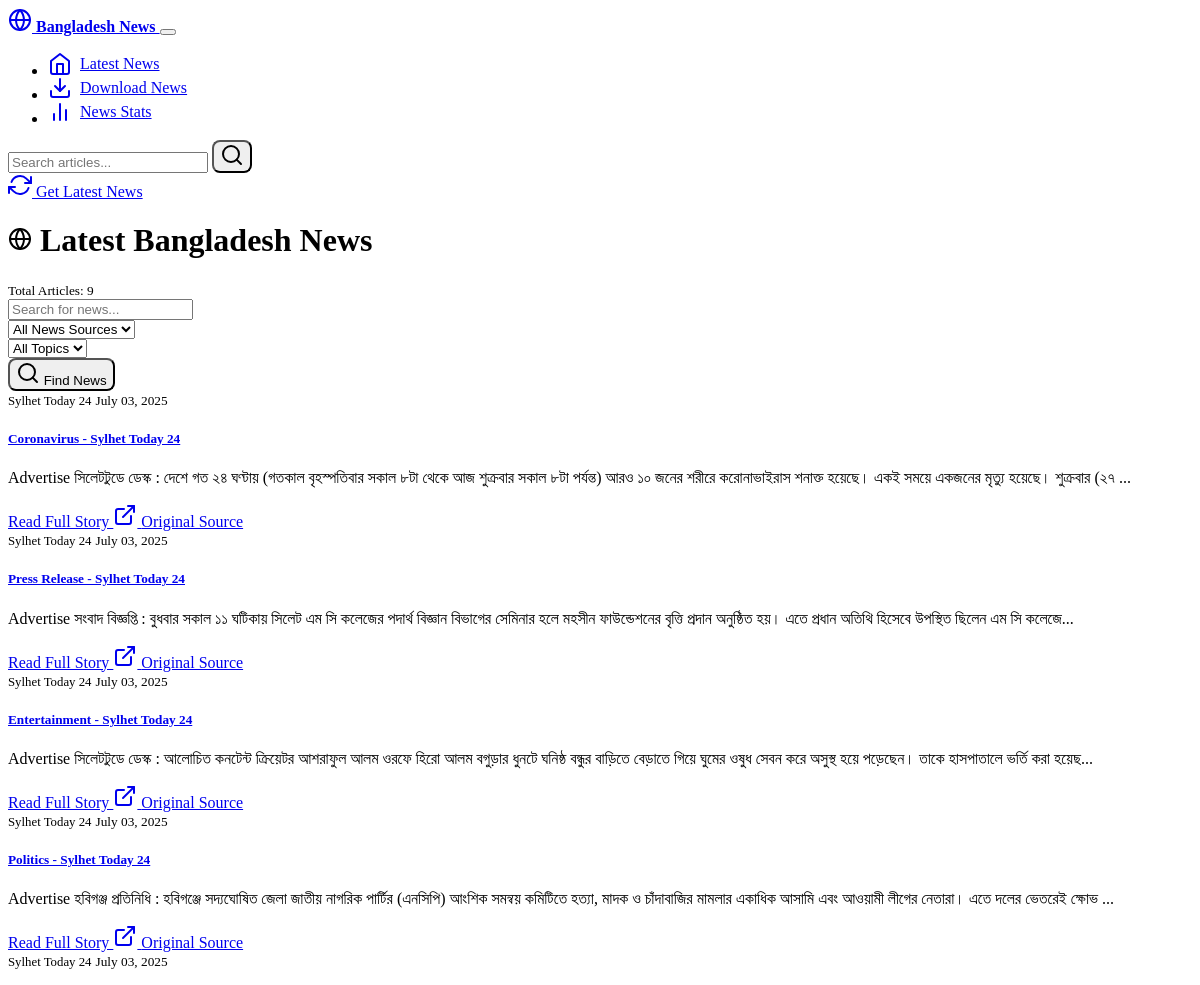
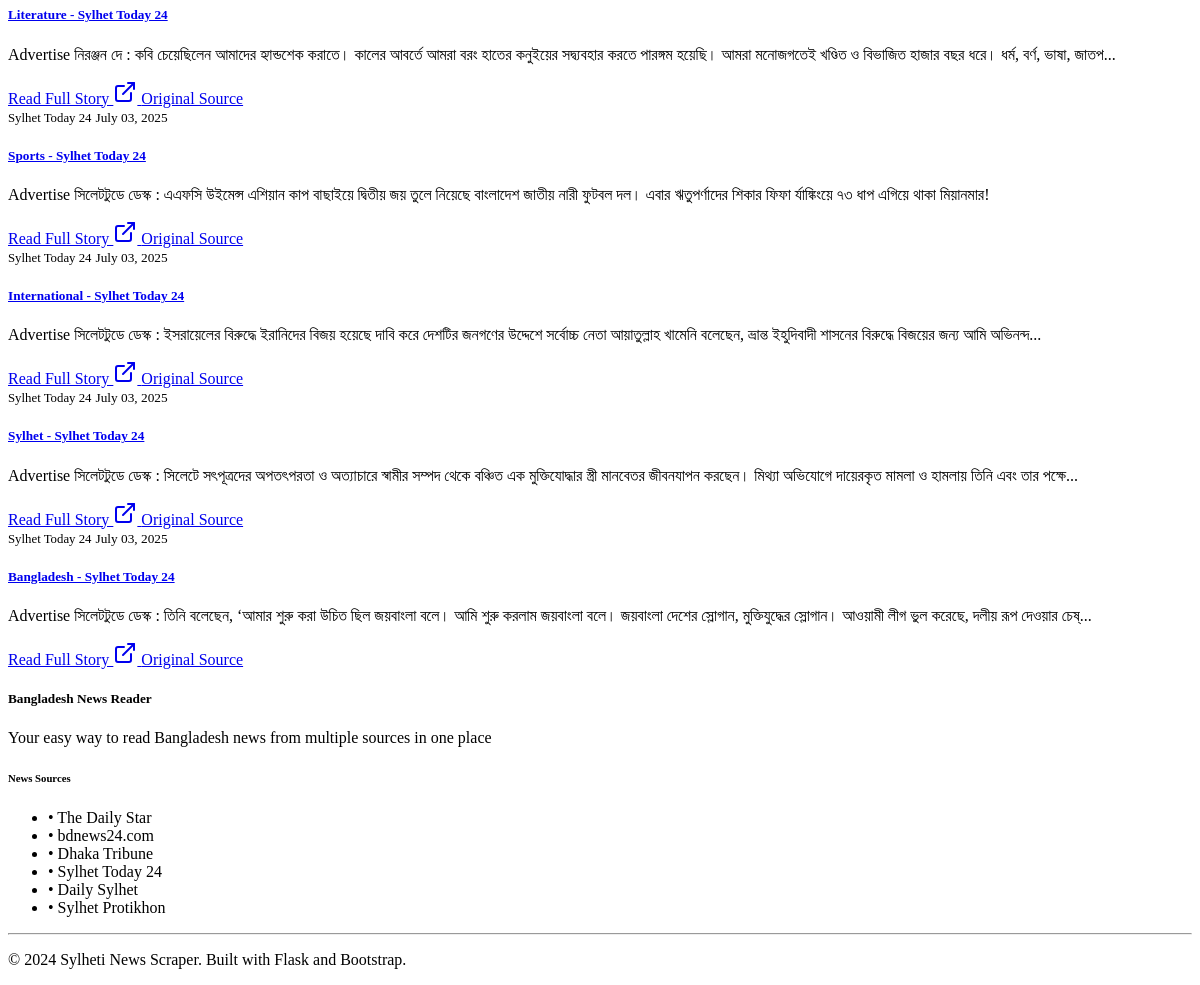
The page / on the database its author committed (2 pictures, top to bottom).
### models.py (models this page shows, shortened)
class Article(db.Model):
    id = db.Column(Integer, primary_key=True)
    title = db.Column(String(500), nullable=False)
    content = db.Column(Text, nullable=True)
    summary = db.Column(Text, nullable=True)
    url = db.Column(String(1000), nullable=False, unique=True)
    source = db.Column(String(100), nullable=False)
    published_date = db.Column(DateTime, nullable=True)
    scraped_date = db.Column(DateTime, default=datetime.utcnow)
    author = db.Column(String(200), nullable=True)
    category = db.Column(String(100), nullable=True)
    image_url = db.Column(String(1000), nullable=True)
    is_active = db.Column(Boolean, default=True)

### routes.py (the view, shortened to what this page needs)
@app.route('/')
def index():
    page = request.args.get('page', 1, type=int)
    search = request.args.get('search', '')
    source = request.args.get('source', '')
    category = request.args.get('category', '')
    query = Article.query.filter_by(is_active=True)
    if source:
        query = query.filter(Article.source == source)
    if category:
        query = query.filter(Article.category == category)
    articles = query.order_by(Article.scraped_date.desc()).paginate(
        page=page, per_page=10, error_out=False
    )
    sources = db.session.query(Article.source).distinct().all()
    sources = [s[0] for s in sources if s[0]]
    categories = db.session.query(Article.category).distinct().all()
    categories = [c[0] for c in categories if c[0]]
    total_articles = Article.query.filter_by(is_active=True).count()
    recent_scrapes = ScrapingLog.query.order_by(ScrapingLog.timestamp.desc()).limit(5).all()
    return render_template('index.html',
                         articles=articles,
                         sources=sources,
                         categories=categories,
                         search=search,
                         selected_source=source,
                         selected_category=category,
                         total_articles=total_articles,
                         recent_scrapes=recent_scrapes)

### templates/index.html (shortened to what this page needs)
{% extends "base.html" %}
{% block content %}
<div class="row">
    <div class="col-lg-12">
        <div class="d-flex justify-content-between align-items-center mb-4">
            <h1 class="h3">
                <i data-feather="globe"></i>
                Latest Bangladesh News
            </h1>
            <div class="text-muted">
                <small>Total Articles: {{ total_articles }}</small>
            </div>
        </div>
        <div class="card mb-4">
            <div class="card-body">
                <form method="GET" action="{{ url_for('index') }}">
                    <div class="row g-3">
                        <div class="col-md-4">
                            <input type="text" class="form-control" name="search"
                                   value="{{ search }}" placeholder="Search for news...">
                        </div>
                        <div class="col-md-3">
                            <select name="source" class="form-select">
                                <option value="">All News Sources</option>
                            </select>
                        </div>
                        <div class="col-md-3">
                            <select name="category" class="form-select">
                                <option value="">All Topics</option>
                            </select>
                        </div>
                        <div class="col-md-2">
                            <button type="submit" class="btn btn-primary w-100">
                                <i data-feather="search"></i>
                                Find News
                            </button>
                        </div>
                    </div>
                </form>
            </div>
        </div>
        {% if articles.items %}
            <div class="row">
                {% for article in articles.items %}
                    <div class="col-lg-6 mb-4">
                        <div class="card h-100">
                            <div class="card-body">
                                <div class="d-flex justify-content-between align-items-start mb-2">
                                    <span class="badge bg-primary">{{ article.source }}</span>
                                    <small class="text-muted">
                                        {% if article.published_date %}
                                            {{ article.published_date.strftime('%B %d, %Y') }}
                                        {% else %}
                                            {{ article.scraped_date.strftime('%B %d, %Y') }}
                                        {% endif %}
                                    </small>
                                </div>
                                <h5 class="card-title">
                                    <a href="{{ url_for('article_detail', article_id=article.id) }}"
                                       class="text-decoration-none">
                                        {{ article.title }}
                                    </a>
                                </h5>
                                {% if article.summary %}
                                    <p class="card-text">{{ article.summary }}</p>
                                {% endif %}
                                <div class="d-flex justify-content-between align-items-center">
                                    <a href="{{ url_for('article_detail', article_id=article.id) }}"
                                       class="btn btn-sm btn-outline-primary">
                                        Read Full Story
                                    </a>
                                    <a href="{{ article.url }}" target="_blank" class="btn btn-sm btn-outline-secondary">
                                        <i data-feather="external-link"></i>
                                        Original Source
                                    </a>
                                </div>
                            </div>
                        </div>
                    </div>
                {% endfor %}
            </div>
        {% endif %}
    </div>
</div>
{% endblock %}

### templates/base.html (shortened to what this page needs)
<!DOCTYPE html>
<html lang="en" data-bs-theme="dark">
<head>
    <link href="https://cdn.replit.com/agent/bootstrap-agent-dark-theme.min.css" rel="stylesheet">
    <link rel="stylesheet" href="{{ url_for('static', filename='css/custom.css') }}">
</head>
<body>
    <nav class="navbar navbar-expand-lg navbar-dark bg-dark">
        <div class="container">
            <a class="navbar-brand" href="{{ url_for('index') }}">
                <i data-feather="globe"></i>
                Bangladesh News
            </a>
            <button class="navbar-toggler" type="button" data-bs-toggle="collapse" data-bs-target="#navbarNav">
            </button>
            <div class="collapse navbar-collapse" id="navbarNav">
                <ul class="navbar-nav me-auto">
                    <li class="nav-item">
                        <a class="nav-link" href="{{ url_for('index') }}">
                            <i data-feather="home"></i>
                            Latest News
                        </a>
                    </li>
                    <li class="nav-item">
                        <a class="nav-link" href="{{ url_for('export_page') }}">
                            <i data-feather="download"></i>
                            Download News
                        </a>
                    </li>
                    <li class="nav-item">
                        <a class="nav-link" href="{{ url_for('stats') }}">
                            <i data-feather="bar-chart-2"></i>
                            News Stats
                        </a>
                    </li>
                </ul>
                <form class="d-flex me-3" action="{{ url_for('search') }}" method="GET">
                    <input class="form-control me-2" type="search" name="q" placeholder="Search articles..." aria-label="Search">
                    <button class="btn btn-outline-secondary" type="submit">
                        <i data-feather="search"></i>
                    </button>
                </form>
                <a href="{{ url_for('manual_scrape') }}" class="btn btn-success">
                    <i data-feather="refresh-cw"></i>
                    Get Latest News
                </a>
            </div>
        </div>
    </nav>
    <main class="container py-4">
        {% block content %}{% endblock %}
    </main>
    <footer class="bg-dark text-light py-4 mt-5">
        <div class="container">
            <div class="row">
                <div class="col-md-6">
                    <h5>Bangladesh News Reader</h5>
                    <p class="text-muted">Your easy way to read Bangladesh news from multiple sources in one place</p>
                </div>
                <div class="col-md-6">
                    <h6>News Sources</h6>
                    <ul class="list-unstyled text-muted">
                        <li>• The Daily Star</li>
                        <li>• bdnews24.com</li>
                        <li>• Dhaka Tribune</li>
                        <li>• Sylhet Today 24</li>
                        <li>• Daily Sylhet</li>
                        <li>• Sylhet Protikhon</li>
                    </ul>
                </div>
            </div>
            <hr>
            <div class="text-center text-muted">
                <p>&copy; 2024 Sylheti News Scraper. Built with Flask and Bootstrap.</p>
            </div>
        </div>
    </footer>
</body>
</html>

### static/css/custom.css (style rules this page uses)
.card { transition: transform 0.2s ease-in-out, box-shadow 0.2s ease-in-out; }
.navbar-brand { font-weight: bold; }
.navbar-nav .nav-link { display: flex; align-items: center; gap: 0.5rem; }
.navbar .form-control { min-width: 200px; }
.badge { font-size: 0.8rem; }
footer { margin-top: auto; }
.btn { border-radius: 0.5rem; }
.navbar { position: sticky; top: 0; z-index: 1030; }
html { scroll-behavior: smooth; }

### rows shown on the page
Article: source "Sylhet Today 24", scraped_date "July 03, 2025", title "Coronavirus - Sylhet Today 24", summary "Advertise সিলেটটুডে ডেস্ক : দেশে গত ২৪ ঘণ্টায় (গতকাল বৃহস্পতিবার সকাল ৮টা থেকে আজ শুক্রবার সকাল ৮টা পর্যন্ত) আরও ১০ জনের শরীরে করোনাভাইরাস শনাক্ত হয়েছে। একই সময়ে একজনের মৃত্যু হয়েছে। শুক্রবার (২৭ ..."
Article: source "Sylhet Today 24", scraped_date "July 03, 2025", title "Press Release - Sylhet Today 24", summary "Advertise সংবাদ বিজ্ঞপ্তি : বুধবার সকাল ১১ ঘটিকায় সিলেট এম সি কলেজের পদার্থ বিজ্ঞান বিভাগের সেমিনার হলে মহসীন ফাউন্ডেশনের বৃত্তি প্রদান অনুষ্ঠিত হয়। এতে প্রধান অতিথি হিসেবে উপস্থিত ছিলেন এম সি কলেজে..."
Article: source "Sylhet Today 24", scraped_date "July 03, 2025", title "Entertainment - Sylhet Today 24", summary "Advertise সিলেটটুডে ডেস্ক : আলোচিত কনটেন্ট ক্রিয়েটর আশরাফুল আলম ওরফে হিরো আলম বগুড়ার ধুনটে ঘনিষ্ঠ বন্ধুর বাড়িতে বেড়াতে গিয়ে ঘুমের ওষুধ সেবন করে অসুস্থ হয়ে পড়েছেন। তাকে হাসপাতালে ভর্তি করা হয়েছ..."
Article: source "Sylhet Today 24", scraped_date "July 03, 2025", title "Politics - Sylhet Today 24", summary "Advertise হবিগঞ্জ প্রতিনিধি : হবিগঞ্জে সদ্যঘোষিত জেলা জাতীয় নাগরিক পার্টির (এনসিপি) আংশিক সমন্বয় কমিটিতে হত্যা, মাদক ও চাঁদাবাজির মামলার একাধিক আসামি এবং আওয়ামী লীগের নেতারা। এতে দলের ভেতরেই ক্ষোভ ..."
Article: source "Sylhet Today 24", scraped_date "July 03, 2025", title "Literature - Sylhet Today 24", summary "Advertise নিরঞ্জন দে : কবি চেয়েছিলেন আমাদের হ্যান্ডশেক করাতে। কালের আবর্তে আমরা বরং হাতের কনুইয়ের সদ্ব্যবহার করতে পারঙ্গম হয়েছি। আমরা মনোজগতেই খণ্ডিত ও বিভাজিত হাজার বছর ধরে। ধর্ম, বর্ণ, ভাষা, জাতপ..."
Article: source "Sylhet Today 24", scraped_date "July 03, 2025", title "Sports - Sylhet Today 24", summary "Advertise সিলেটটুডে ডেস্ক : এএফসি উইমেন্স এশিয়ান কাপ বাছাইয়ে দ্বিতীয় জয় তুলে নিয়েছে বাংলাদেশ জাতীয় নারী ফুটবল দল। এবার ঋতুপর্ণাদের শিকার ফিফা র্যাঙ্কিংয়ে ৭৩ ধাপ এগিয়ে থাকা মিয়ানমার!"
Article: source "Sylhet Today 24", scraped_date "July 03, 2025", title "International - Sylhet Today 24", summary "Advertise সিলেটটুডে ডেস্ক : ইসরায়েলের বিরুদ্ধে ইরানিদের বিজয় হয়েছে দাবি করে দেশটির জনগণের উদ্দেশে সর্বোচ্চ নেতা আয়াতুল্লাহ খামেনি বলেছেন, ভ্রান্ত ইহুদিবাদী শাসনের বিরুদ্ধে বিজয়ের জন্য আমি অভিনন্দ..."
Article: source "Sylhet Today 24", scraped_date "July 03, 2025", title "Sylhet - Sylhet Today 24", summary "Advertise সিলেটটুডে ডেস্ক : সিলেটে সৎপূত্রদের অপতৎপরতা ও অত্যাচারে স্বামীর সম্পদ থেকে বঞ্চিত এক মুক্তিযোদ্ধার স্ত্রী মানবেতর জীবনযাপন করছেন। মিথ্যা অভিযোগে দায়েরকৃত মামলা ও হামলায় তিনি এবং তার পক্ষে..."
Article: source "Sylhet Today 24", scraped_date "July 03, 2025", title "Bangladesh - Sylhet Today 24", summary "Advertise সিলেটটুডে ডেস্ক : তিনি বলেছেন, ‘আমার শুরু করা উচিত ছিল জয়বাংলা বলে। আমি শুরু করলাম জয়বাংলা বলে। জয়বাংলা দেশের স্লোগান, মুক্তিযুদ্ধের স্লোগান। আওয়ামী লীগ ভুল করেছে, দলীয় রূপ দেওয়ার চেষ্..."

### other values the page prints
{{ total_articles }} "9"
